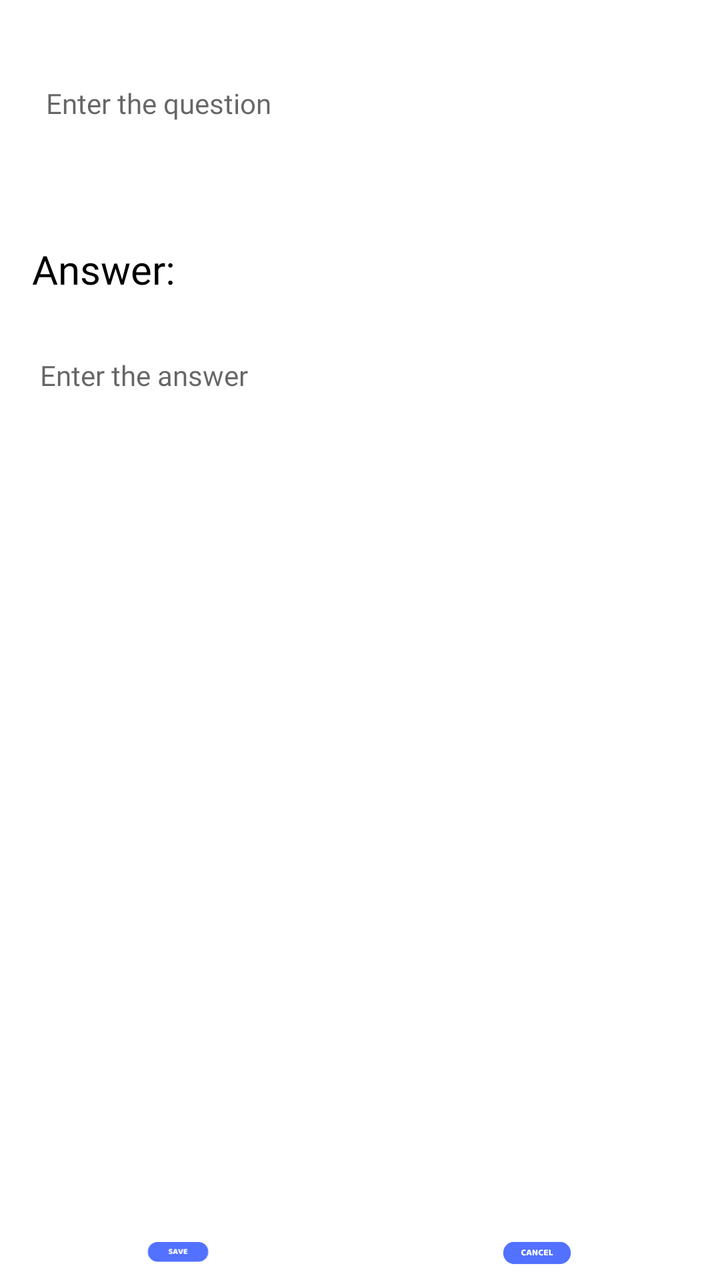
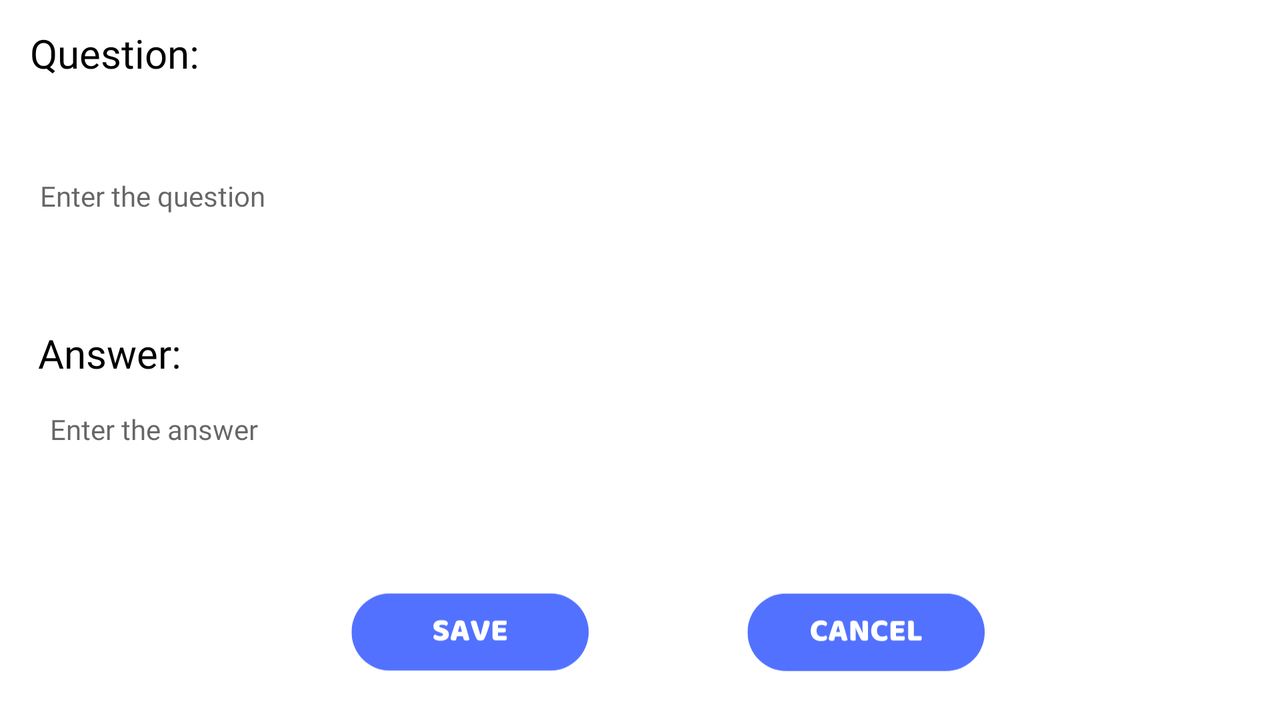

One screen, two layout resources from the same app: the default and the repository's alternative for another configuration. Each is rendered where Android would select it; the XML of both is given below.
<!-- AndroidManifest.xml: application theme Theme.Application -->
<!-- res/layout/activity_add_card.xml -->
<?xml version="1.0" encoding="utf-8"?>
<RelativeLayout
    xmlns:android="http://schemas.android.com/apk/res/android"
    xmlns:app="http://schemas.android.com/apk/res-auto"
    xmlns:tools="http://schemas.android.com/tools"
    android:layout_width="match_parent"
    android:layout_height="match_parent"
    tools:context=".flashcardactivities.AddCardActivity">

    <TextView
        android:layout_width="375dp"
        android:layout_height="wrap_content"
        android:layout_alignParentStart="true"
        android:layout_alignParentEnd="true"
        android:layout_alignParentBottom="true"
        android:layout_marginStart="19dp"
        android:layout_marginLeft="3dp"
        android:layout_marginTop="30dp"
        android:layout_marginEnd="17dp"
        android:layout_marginBottom="651dp"
        android:fontFamily="@font/lexend_deca"
        android:text="Question:"
        android:textColor="@color/black"
        android:textSize="20sp"
        tools:ignore="MissingPrefix" />

    <TextView
        android:layout_width="379dp"
        android:layout_height="wrap_content"
        android:layout_alignParentStart="true"
        android:layout_alignParentEnd="true"
        android:layout_alignParentBottom="true"
        android:layout_marginStart="16dp"
        android:layout_marginLeft="3dp"
        android:layout_marginTop="30dp"
        android:layout_marginEnd="13dp"
        android:layout_marginBottom="492dp"
        android:fontFamily="@font/lexend_deca"
        android:text="Answer:"
        android:textColor="@color/black"
        android:textSize="20sp"
        tools:ignore="MissingPrefix" />

    <ImageView
        android:id="@+id/cancelBtn"
        android:layout_width="181dp"
        android:layout_height="wrap_content"
        android:layout_alignParentTop="true"
        android:layout_alignParentEnd="true"
        android:layout_alignParentBottom="true"
        android:layout_marginTop="613dp"
        android:layout_marginEnd="1dp"
        android:layout_marginBottom="0dp"
        app:layout_constraintBottom_toBottomOf="parent"
        app:layout_constraintEnd_toEndOf="parent"
        app:srcCompat="@drawable/ic_cancel" />

    <ImageView
        android:id="@+id/saveBtn"
        android:layout_width="174dp"
        android:layout_height="115dp"
        android:layout_alignParentStart="true"
        android:layout_alignParentTop="true"
        android:layout_alignParentBottom="true"
        android:layout_marginStart="2dp"
        android:layout_marginTop="614dp"
        android:layout_marginBottom="2dp"
        android:src="@drawable/ic_save_icon" />

    <EditText
        android:id="@+id/question"
        android:layout_width="wrap_content"
        android:layout_height="95dp"
        android:layout_alignParentStart="true"
        android:layout_alignParentEnd="true"
        android:layout_alignParentBottom="true"
        android:layout_marginStart="13dp"
        android:layout_marginTop="5dp"
        android:layout_marginEnd="14dp"
        android:layout_marginBottom="542dp"
        android:background="@drawable/btn_border"
        android:fontFamily="@font/lexend_deca"
        android:hint="Enter the question"
        android:inputType="textMultiLine"
        android:padding="10dp"
        android:textAlignment="textStart"
        android:textSize="14sp"
        tools:ignore="MissingPrefix" />

    <EditText
        android:id="@+id/answer"
        android:layout_width="wrap_content"
        android:layout_height="57dp"
        android:layout_alignParentStart="true"
        android:layout_alignParentEnd="true"
        android:layout_alignParentBottom="true"
        android:layout_marginStart="10dp"
        android:layout_marginTop="5dp"
        android:layout_marginEnd="14dp"
        android:layout_marginBottom="424dp"
        android:background="@drawable/btn_border"
        android:fontFamily="@font/lexend_deca"
        android:hint="Enter the answer"
        android:inputType="textMultiLine"
        android:padding="10dp"
        android:textAlignment="textStart"
        android:textSize="14sp"
        tools:ignore="MissingPrefix" />
</RelativeLayout>
<!-- resources referenced by this layout -->
<resources>
  <color name="black">#FF000000</color>
  <!-- drawable ic_cancel: vector/xml drawable (drawable, 7070 chars, omitted) -->
  <!-- drawable ic_save_icon: vector/xml drawable (drawable, 5800 chars, omitted) -->
  <style name="Theme.Application" parent="Theme.MaterialComponents.DayNight.NoActionBar">
          
          <item name="colorPrimary">#5B84B1</item>
          <item name="colorPrimaryVariant">@color/black</item>
          <item name="colorOnPrimary">#0E0E0E</item>
          
          <item name="colorSecondary">#829CCF</item>
          <item name="colorSecondaryVariant">@color/teal_700</item>
          <item name="colorOnSecondary">@color/black</item>
          <item name="android:windowAnimationStyle">@style/CustomActivityAnimation</item>
          
          <item name="android:statusBarColor" tools:targetApi="l">@color/colorPrimary</item>
          
      </style>
  <color name="teal_700">#FF018786</color>
  <style name="CustomActivityAnimation" parent="@android:style/Animation.Activity">
          <item name="android:activityOpenEnterAnimation">@android:anim/fade_in</item>
          <item name="android:activityOpenExitAnimation">@android:anim/fade_out</item>
          <item name="android:activityCloseEnterAnimation">@android:anim/fade_in</item>
          <item name="android:activityCloseExitAnimation">@android:anim/fade_out</item>
      </style>
  <color name="colorPrimary">#ffffff</color>
</resources>
<!-- res/layout-land/activity_add_card.xml (the repository's variant of the layout above) -->
<!-- drawn on the phone turned sideways -->
<?xml version="1.0" encoding="utf-8"?>
<RelativeLayout
    xmlns:android="http://schemas.android.com/apk/res/android"
    xmlns:app="http://schemas.android.com/apk/res-auto"
    xmlns:tools="http://schemas.android.com/tools"
    android:layout_width="match_parent"
    android:layout_height="match_parent"
    tools:context=".flashcardactivities.AddCardActivity">

    <TextView
        android:layout_width="wrap_content"
        android:layout_height="42dp"
        android:layout_alignParentStart="true"
        android:layout_alignParentEnd="true"
        android:layout_alignParentBottom="true"
        android:layout_marginStart="15dp"
        android:layout_marginLeft="3dp"
        android:layout_marginEnd="20dp"
        android:layout_marginBottom="305dp"
        android:fontFamily="@font/lexend_deca"
        android:text="Question:"
        android:textColor="@color/black"
        android:textSize="20sp"
        tools:ignore="MissingPrefix" />

    <TextView
        android:layout_width="379dp"
        android:layout_height="wrap_content"
        android:layout_alignParentStart="true"
        android:layout_alignParentEnd="true"
        android:layout_alignParentBottom="true"
        android:layout_marginStart="19dp"
        android:layout_marginLeft="3dp"
        android:layout_marginEnd="10dp"
        android:layout_marginBottom="170dp"
        android:fontFamily="@font/lexend_deca"
        android:text="Answer:"
        android:textColor="@color/black"
        android:textSize="20sp"
        tools:ignore="MissingPrefix" />

    <ImageView
        android:id="@+id/cancelBtn"
        android:layout_width="174dp"
        android:layout_height="115dp"
        android:layout_alignParentEnd="true"
        android:layout_alignParentBottom="true"
        android:layout_marginEnd="120dp"
        android:layout_marginBottom="-14dp"
        app:layout_constraintBottom_toBottomOf="parent"
        app:layout_constraintEnd_toEndOf="parent"
        app:srcCompat="@drawable/ic_cancel" />

    <ImageView
        android:id="@+id/saveBtn"
        android:layout_width="174dp"
        android:layout_height="115dp"
        android:layout_alignParentStart="true"
        android:layout_alignParentBottom="true"
        android:layout_marginStart="148dp"
        android:layout_marginBottom="-14dp"
        android:src="@drawable/ic_save_icon" />

    <EditText
        android:id="@+id/question"
        android:layout_width="692dp"
        android:layout_height="74dp"
        android:layout_alignParentStart="true"
        android:layout_alignParentEnd="true"
        android:layout_alignParentBottom="true"
        android:layout_marginStart="10dp"
        android:layout_marginEnd="28dp"
        android:layout_marginBottom="225dp"
        android:background="@drawable/btn_border"
        android:fontFamily="@font/lexend_deca"
        android:hint="Enter the question"
        android:inputType="textMultiLine"
        android:padding="10dp"
        android:textAlignment="textStart"
        android:textSize="14sp"
        tools:ignore="MissingPrefix" />

    <EditText
        android:id="@+id/answer"
        android:layout_width="689dp"
        android:layout_height="wrap_content"
        android:layout_alignParentStart="true"
        android:layout_alignParentEnd="true"
        android:layout_alignParentBottom="true"
        android:layout_marginStart="15dp"
        android:layout_marginEnd="27dp"
        android:layout_marginBottom="126dp"
        android:background="@drawable/btn_border"
        android:fontFamily="@font/lexend_deca"
        android:hint="Enter the answer"
        android:inputType="textMultiLine"
        android:padding="10dp"
        android:textAlignment="textStart"
        android:textSize="14sp"
        tools:ignore="MissingPrefix" />
</RelativeLayout>
